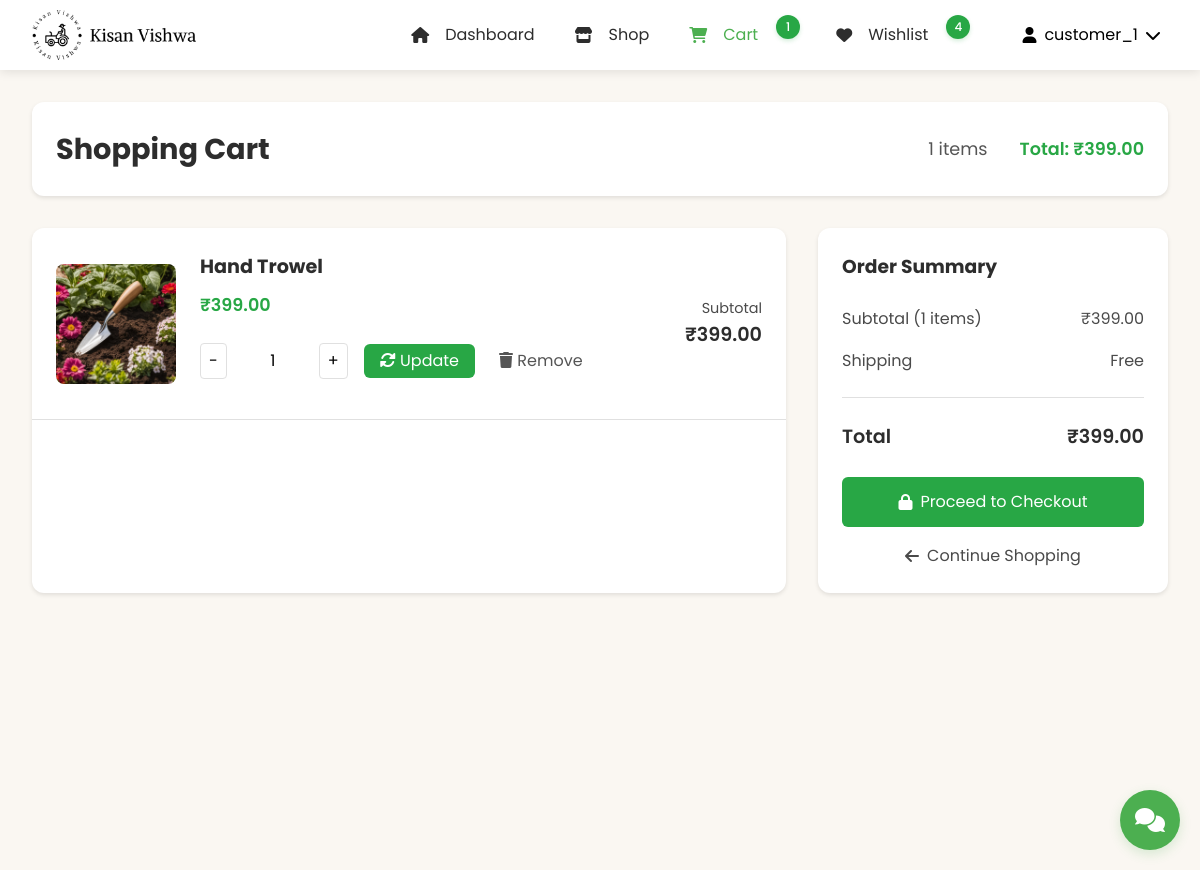
The app's page /customer/cart/ (signed in) with its own data.
### customer_app/models.py (models this page shows, shortened)
class CartItem(models.Model):
    user = models.ForeignKey(User, on_delete=models.CASCADE)
    product = models.ForeignKey(Product, on_delete=models.CASCADE)
    quantity = models.PositiveIntegerField(default=1)
    @property
    def total_price(self):
        return self.product.price * self.quantity
    class Meta:
        ordering = ['-id']

### product_app/models.py (models this page shows, shortened)
class Product(models.Model):
    CATEGORY_CHOICES = [
        ('vegetables', 'Vegetables'),
        ('fruits', 'Fruits'),
        ('grains', 'Grains'),
        ('dairy', 'Dairy'),
        ('tools', 'Tools & Equipment'),
        ('seeds', 'Seeds & Saplings'),
        ('pesticides', 'Pesticides & Fertilizers'),
        ('organic', 'Organic Products'),
        ('livestock', 'Livestock & Feed'),
        ('other', 'Other')
    ]
    name = models.CharField(max_length=200)
    category = models.CharField(max_length=100, choices=CATEGORY_CHOICES, default='other')
    price = models.DecimalField(max_digits=10, decimal_places=2)
    quantity = models.IntegerField()
    description = models.TextField()
    image = models.ImageField(
        upload_to='products/',
        null=True,
        blank=True
    )
    farmer = models.ForeignKey(User, on_delete=models.CASCADE)
    created_at = models.DateTimeField(auto_now_add=True)
    updated_at = models.DateTimeField(auto_now=True)
    is_featured = models.BooleanField(default=False)
    is_deleted = models.BooleanField(default=False)
    def get_image_url(self):
        if self.image and hasattr(self.image, 'url'):
            return self.image.url
        return static('images/default_product.jpg')

### customer_app/views.py (the view)
# urls.py: path('cart/', views.customer_cart, name='customer_cart'),
def customer_cart(request):
    cart_items = CartItem.objects.filter(user=request.user)
    context = {
        'cart_items': cart_items
    }
    return render(request, 'customer_app/cart.html', context)

### customer_app/context_processors.py (called while the page is built, shortened)
def wishlist_and_cart_counts(request):
    if request.user.is_authenticated:
        cart_items = CartItem.objects.filter(user=request.user).select_related('product')
        wishlist_items = Wishlist.objects.filter(user=request.user)
        return {
            'cart_items_count': cart_items.count(),
            'cart_total': sum(item.total_price for item in cart_items),
            'wishlist_count': wishlist_items.count(),
            'wishlist_product_ids': set(item.product_id for item in wishlist_items)
        }

def wishlist_status(request):
    if request.user.is_authenticated:
        wishlist_items = Wishlist.objects.filter(user=request.user).select_related('product')
        return {
            'wishlist_product_ids': set(item.product.id for item in wishlist_items),
            'wishlist_products': [item.product for item in wishlist_items]
        }
    return {
        'wishlist_product_ids': set(),
        'wishlist_products': []
    }

def product_categories(request):
    CATEGORY_ICONS = {
        'vegetables': 'fa-carrot',
        'fruits': 'fa-apple-alt',
        'grains': 'fa-wheat',
        'dairy': 'fa-cheese',
        'tools': 'fa-tools',
        'seeds': 'fa-seedling',
        'pesticides': 'fa-spray-can',
        'organic': 'fa-leaf',
        'livestock': 'fa-cow',
        'other': 'fa-box'
    }
    return {
        'PRODUCT_CATEGORIES': Product.CATEGORY_CHOICES,
        'CATEGORY_ICONS': CATEGORY_ICONS
    }

### customer_app/templates/customer_app/cart.html (shortened to what this page needs)
{% load static %}
<!DOCTYPE html>
<html lang="en">
<head>
    <link rel="stylesheet" href="https://cdnjs.cloudflare.com/ajax/libs/normalize/8.0.1/normalize.min.css">
    <link rel="stylesheet" href="https://cdnjs.cloudflare.com/ajax/libs/font-awesome/6.0.0/css/all.min.css">
    <link rel="stylesheet" type="text/css" href="{% static 'css/CustomerNavBar.css' %}">
    <link rel="stylesheet" type="text/css" href="{% static 'css/customerdesign.css' %}">
    <link rel="stylesheet" type="text/css" href="{% static 'css/cart.css' %}">
    <link rel="stylesheet" href="{% static 'css/chat_widget.css' %}">
</head>
<body>
    {% include 'NavBar/CustomerNavBar.html' %}
    <main class="main-container">
        <div class="cart-header">
            <h1>Shopping Cart</h1>
            <div class="cart-summary">
                <span>{{ cart_items|length }} items</span>
                <span class="cart-total">Total: ₹{{ cart_total|default:"0.00" }}</span>
            </div>
        </div>
        {% if cart_items %}
            <div class="cart-content">
                <div class="cart-items">
                    {% for item in cart_items %}
                        <div class="cart-item">
                            <div class="cart-item-image">
                                <img src="{{ item.product.get_image_url }}" alt="{{ item.product.name }}">
                            </div>
                            <div class="item-details">
                                <h2>{{ item.product.name }}</h2>
                                <p class="item-price">₹{{ item.product.price|floatformat:2 }}</p>
                                <div class="quantity-wrapper">
                                    <form method="POST" action="{% url 'update_cart_quantity' item.id %}" class="quantity-form">
                                        <div class="quantity-controls">
                                            <button type="button" class="quantity-btn minus" data-item-id="{{ item.id }}">-</button>
                                            <input type="number" name="quantity" value="{{ item.quantity }}" min="1" max="99"
                                                   class="quantity-input" data-item-id="{{ item.id }}">
                                            <button type="button" class="quantity-btn plus" data-item-id="{{ item.id }}">+</button>
                                        </div>
                                        <button type="submit" class="update-btn">
                                            <i class="fas fa-sync-alt"></i> Update
                                        </button>
                                    </form>
                                    <form method="POST" action="{% url 'remove_from_cart' item.id %}" class="remove-form">
                                        <button type="submit" class="remove-btn" title="Remove item">
                                            <i class="fas fa-trash"></i> Remove
                                        </button>
                                    </form>
                                </div>
                            </div>
                            <div class="item-subtotal">
                                <p>Subtotal</p>
                                <span>₹{{ item.total_price|floatformat:2 }}</span>
                            </div>
                        </div>
                    {% endfor %}
                </div>
                <div class="cart-summary-box">
                    <h3>Order Summary</h3>
                    <div class="summary-row">
                        <span>Subtotal ({{ cart_items|length }} items)</span>
                        <span>₹{{ cart_total|floatformat:2 }}</span>
                    </div>
                    <div class="summary-row">
                        <span>Shipping</span>
                        <span>Free</span>
                    </div>
                    <div class="summary-total">
                        <span>Total</span>
                        <span>₹{{ cart_total|floatformat:2 }}</span>
                    </div>
                    <form method="post" action="{% url 'checkout' %}">
                        <button class="checkout-btn">
                            <i class="fas fa-lock"></i> Proceed to Checkout
                        </button>
                    </form>
                    <a href="{% url 'customer_dashboard' %}" class="continue-shopping">
                        <i class="fas fa-arrow-left"></i> Continue Shopping
                    </a>
                </div>
            </div>
        {% endif %}
    </main>
    <div id="chat-widget-container">
        {% include 'chatbot_app/chat_widget.html' %}
    </div>
</body>
</html>

### templates/NavBar/CustomerNavBar.html (shortened to what this page needs)
{% load static %}
<header class="site-header">
    <div class="header-container">
        <div class="brand">
            <a href="{% url 'customer_dashboard' %}" class="logo">
                <img src="{% static 'images/kisan_vishwa_logo.png' %}" alt="Kisan Vishwa Logo">
            </a>
        </div>
        <nav class="main-nav">
            <ul class="nav-list">
                <li>
                    <a href="{% url 'customer_dashboard' %}" class="nav-item {% if request.resolver_match.url_name == 'customer_dashboard' %}active{% endif %}">
                        <i class="fas fa-home"></i>
                        <span>Dashboard</span>
                    </a>
                </li>
                <li>
                    <a href="{% url 'shop' %}" class="nav-item {% if request.resolver_match.url_name == 'shop' %}active{% endif %}">
                        <i class="fas fa-store"></i>
                        <span>Shop</span>
                    </a>
                </li>
                <li>
                    <a href="{% url 'customer_cart' %}" class="nav-item {% if request.resolver_match.url_name == 'customer_cart' %}active{% endif %}">
                        <i class="fas fa-shopping-cart"></i>
                        <span>Cart</span>
                        {% if cart_items_count > 0 %}
                            <span class="badge">{{ cart_items_count }}</span>
                        {% endif %}
                    </a>
                </li>
                <li>
                    <a href="{% url 'customer_wishlist' %}" class="nav-item {% if request.resolver_match.url_name == 'customer_wishlist' %}active{% endif %}">
                        <i class="fas fa-heart"></i>
                        <span>Wishlist</span>
                        {% if wishlist_count > 0 %}
                            <span class="badge">{{ wishlist_count }}</span>
                        {% endif %}
                    </a>
                </li>
            </ul>
            <div class="user-menu">
                <button class="user-menu-toggle">
                    <div class="user-info">
                        {% if user.customer_profile.profile_picture %}
                            <img src="{{ user.customer_profile.profile_picture.url }}" alt="" class="user-avatar">
                        {% else %}
                            <i class="fas fa-user"></i>
                        {% endif %}
                        <span>{{ user.username }}</span>
                        <i class="fas fa-chevron-down"></i>
                    </div>
                </button>
            </div>
        </nav>
    </div>
</header>

### static/css/CustomerNavBar.css (style rules this page uses)
:root { --warm-beige: #FAF7F2; --dark-beige: #E5E0D8; --dark-gray: #333333; --white: #ffffff; --forest-green: #28A745; --dark-green: #218838; --light-gray: #f9f9f9; --text-gray: #4A4A4A; --text-primary: #2D2D2D; --text-secondary: #555; --border-color: #e0e0e0; --shadow-color: rgba(0, 0, 0, 0.1); }
.site-header { background-color: var(--white); box-shadow: 0 2px 10px var(--shadow-color); position: fixed; width: 100%; top: 0; left: 0; z-index: 100; height: 70px; display: flex; align-items: center; isolation: isolate; }
.header-container { max-width: 1200px; width: 100%; margin: 0 auto; padding: 0 2rem; display: flex; justify-content: flex-start; align-items: center; height: 100%; gap: 2rem; }
.brand { display: flex; align-items: center; flex-shrink: 0; }
.logo { display: flex; align-items: center; text-decoration: none; color: var(--text-primary); padding-left: 0; }
.logo img { height: 50px; width: auto; margin-right: 12px; }
.main-nav { display: flex; align-items: center; margin-left: auto; gap: 1rem; isolation: isolate; }
.nav-list { display: flex; list-style: none; margin: 0; padding: 0; align-items: center; gap: 0.5rem; }
.nav-item { position: relative; display: flex; align-items: center; padding: 0.75rem 1rem; color: var(--text-primary); text-decoration: none; transition: color 0.3s; height: 100%; gap: 8px; }
.nav-item i { margin-right: 8px; }
.nav-item.active { color: #4CAF50; }
.badge { background-color: #4CAF50; color: white; padding: 4px 8px; border-radius: 12px; font-size: 0.75rem; font-weight: 500; min-width: 20px; height: 20px; display: inline-flex; align-items: center; justify-content: center; margin-left: 6px; box-shadow: 0 2px 4px rgba(76, 175, 80, 0.2); position: relative; top: -2px; }
.user-menu { position: relative; margin-left: 1rem; height: 100%; display: flex; align-items: center; }
.user-menu-toggle { background: none; border: none; padding: 0.5rem; cursor: pointer; display: flex; align-items: center; }
.user-info { display: flex; align-items: center; gap: 8px; }
body { padding-top: 45px !important; margin: 0; font-family: 'Poppins', sans-serif; isolation: isolate; }
@media (min-width: 1200px) { .header-container { padding: 0 2rem; } }

### static/css/customerdesign.css (style rules this page uses)
:root { --primary-color: #28a745; --secondary-color: #218838; --background-color: #FAF7F2; --text-primary: #2D2D2D; --text-secondary: #4A4A4A; --text-body: #555555; --white: #ffffff; --border-color: #e0e0e0; --shadow-sm: 0 2px 4px rgba(0, 0, 0, 0.1); --shadow-md: 0 4px 6px rgba(0, 0, 0, 0.1); --shadow-lg: 0 8px 16px rgba(0, 0, 0, 0.15); }
body { font-family: 'Poppins', sans-serif; margin: 0; padding: 0; background-color: var(--background-color); color: var(--text-body); line-height: 1.6; }
.main-container { max-width: 1200px; margin: 0 auto; padding: 2rem 1rem; min-height: calc(100vh - 70px); position: relative; z-index: 1; }
img { max-width: 100%; height: auto; }
.cart-header { background: var(--white); padding: 1.5rem; border-radius: 12px; box-shadow: var(--shadow-sm); margin-bottom: 2rem; display: flex; justify-content: space-between; align-items: center; }
.badge { background-color: var(--primary-color); color: var(--white); font-size: 0.75rem; font-weight: 500; min-width: 24px; height: 24px; padding: 0; border-radius: 50%; display: inline-flex; align-items: center; justify-content: center; margin-left: 6px; box-shadow: 0 2px 4px rgba(40, 167, 69, 0.2); position: relative; top: -8px; right: -4px; }

### customer_app/templates/customer_app/cart.html (style rules this page uses)
body { padding-top: 70px; background-color: #f5f5f5; min-height: 100vh; margin: 0; display: flex; flex-direction: column; }
.main-container { flex: 1; max-width: 1200px; margin: 0 auto; padding: 2rem; width: 100%; box-sizing: border-box; }
.cart-content { display: grid; grid-template-columns: 1fr 350px; gap: 2rem; position: relative; }
.cart-item-image { width: 120px; height: 120px; overflow: hidden; border-radius: 8px; }
.cart-item-image img { width: 100%; height: 100%; object-fit: cover; }

### records on screen
CartItem: product.get_image_url (picture), product.name "Hand Trowel", product.price "399.00", quantity "1", total_price "399.00"

### other values on screen
{{ cart_items_count }} "1"
{{ wishlist_count }} "4"
{{ user.username }} "customer_1"
{{ cart_items|length }} "1"
{{ cart_total|default:"0.00" }} "399.00"
{{ cart_total|floatformat:2 }} "399.00"
